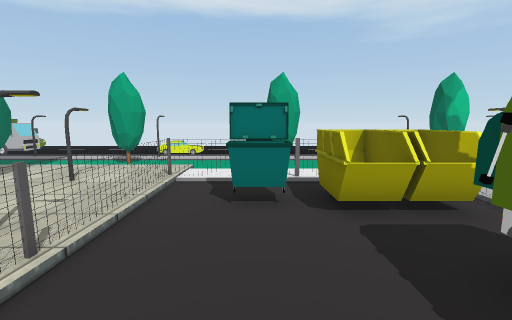
view 1 (above)

18 first-person views from a walk through a 3-D level made in the Unity game engine. The camera is 1.4 m above the floor, tilts 8° down and sees 90° across. The floor is counted in squares, 0.9 m on a side. Each view is taken from the middle of a square. On the plan, view 1 faces up. The plan holds only what a view shows up to about 14 squares ahead; the rest is blank. The place goes on beyond the plan. The player character is not drawn. Some surface patterns are stand-ins.

view 2
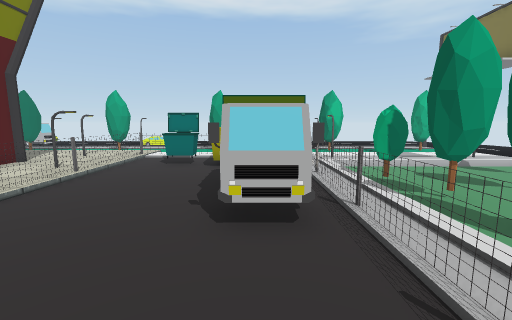

view 3
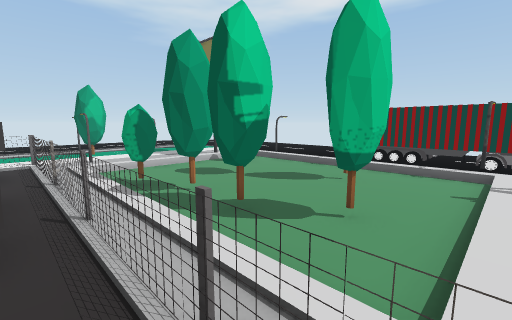

view 4
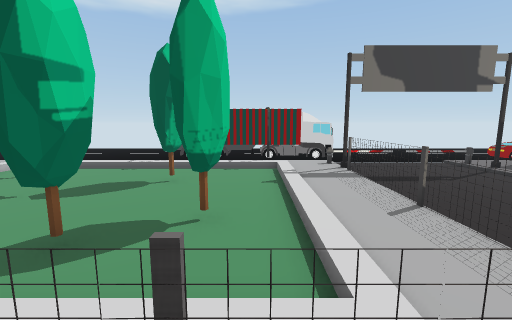

view 5
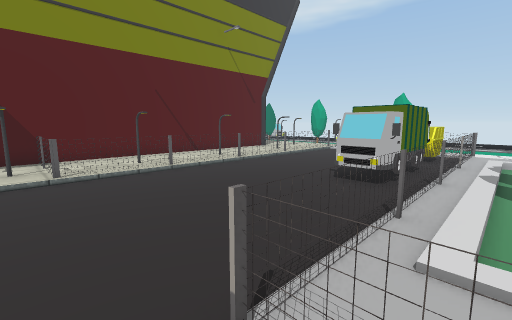

view 6
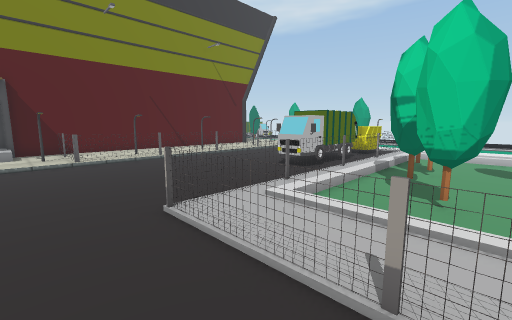

view 7
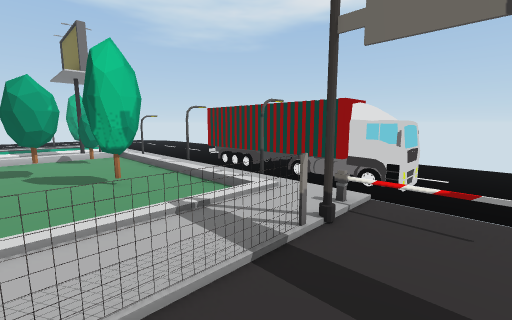

view 8
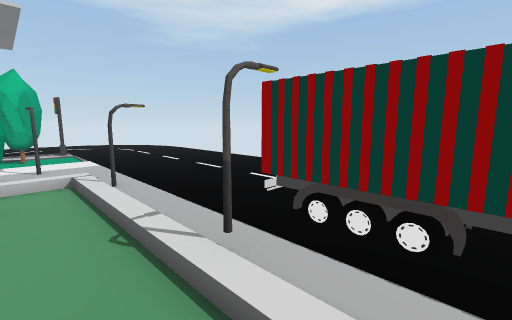

view 9
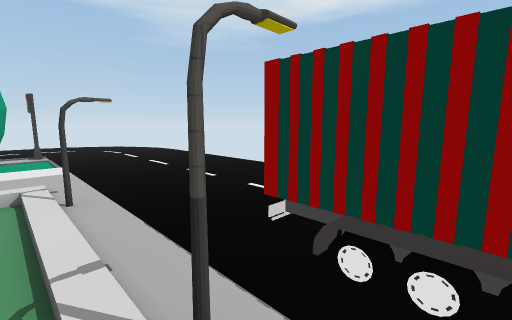

view 10
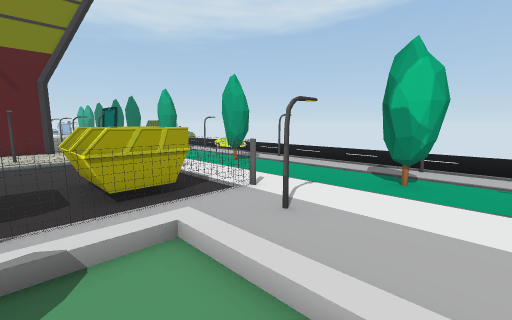

view 11
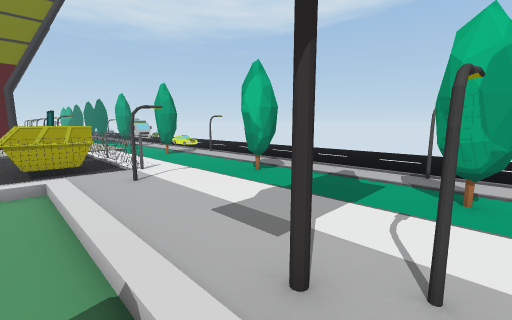

view 12
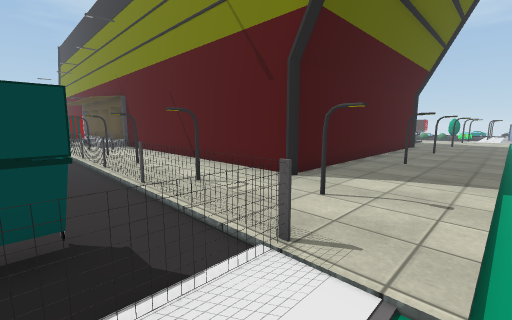

view 13
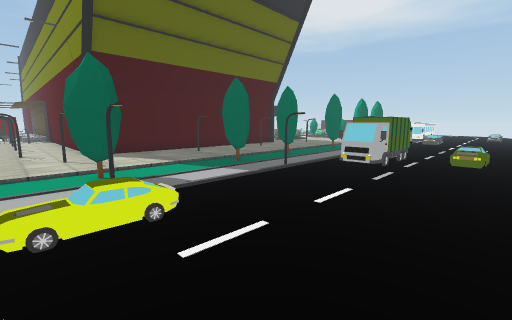

view 14
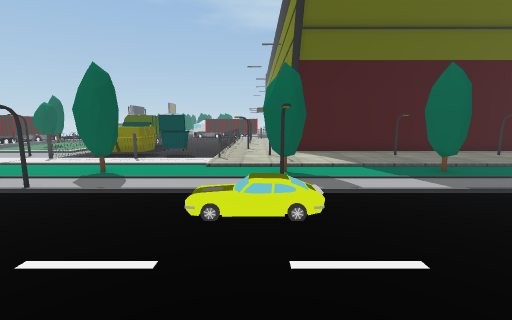

view 15
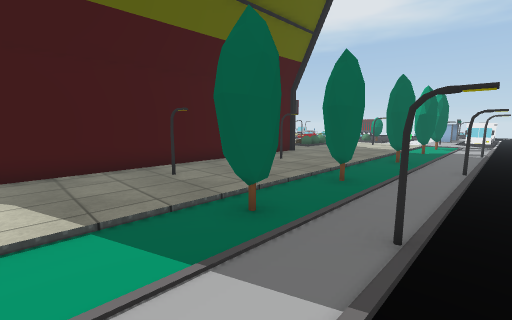

view 16
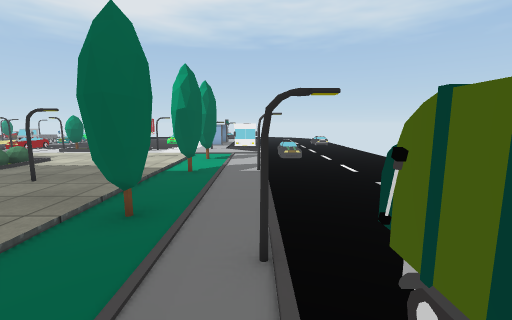

view 17
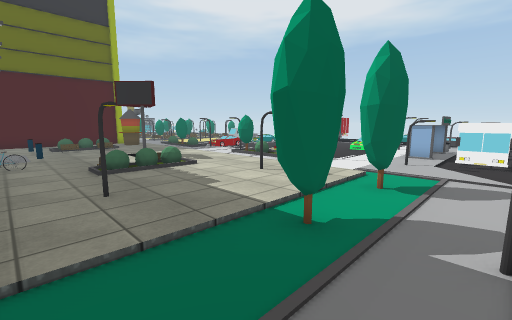

view 18
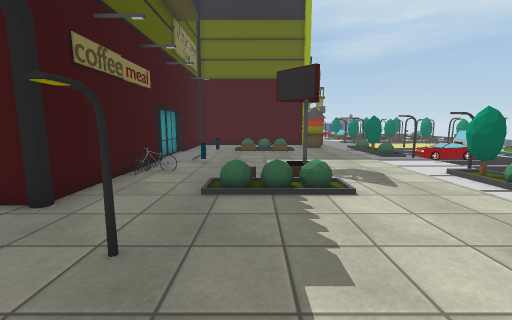

### Floor plan
Key: @ floor where view 1 was taken; # wall or solid block; x gap in a wall; . main floor; : floor 0.25 m higher than the main floor; + floor 0.5 m higher than the main floor; / step, stairs or slope; = window, fence, low wall or low ledge; ^ raised ledge; O other object.
Columns run from 28 left of view 1 to 20 right of it. Each row starts with its distance up from view 1.
 18 ...      ............   ..        ......
 17 .....       OO.......             ......
 16 .....................          ............
 15 ............................  ..............
 14   #.........###^.......OOO...................
 13 .=#........####^..............................
 12 .................#.....#...............#..#....
 11 ................................................
 10 ..##..#...#...##..#....#.....#.....#....##......
  9 ................................................
  8 ..::::::::::::::::::::::::.......................
  7 ..:#::::#::::#::::#::::#::=###====.......#.......
  6   ::::::::::::::::::::::::/...###=.......#.......
  5  .::::::::::::::::::::::::/.#.:^#=::::::::.......
  4 :.::::::::#############:::/...=##=/....../.......
  3 :.::::::::#           #::#/....##=/.....#/#.....
  2 #.::::::::#           #:::/....##=x#...../.....
  1 #.::::::::#           #:::/.... #=/#xx#../.....
  0 ..::#:::::#           #:::/.@.. #=/x...../.##.
 -1 ..::::::=:#           #::#/....##=/#.....//##
 -2  .::::::::#           #:::/......=//...#//.##..
 -3 #.::::::::#           #:::/......#/.#..../.##...
 -4 :.::::::=:#           #::#/......#/......//##...
 -5 #.::::::::#           #:::/......#::::::::.##.
 -6         ::            #:::/......#.........##.
 -7                       ###=/......=######.#.^#....
 -8                       #:://......................
 -9                      ##+::/......................

Positions as (right, up) in squares from view 1, and headings:
1: (0, 0), facing up
2: (3, -5), facing up
3: (4, -5), facing up-right
4: (4, -4), facing right
5: (6, -8), facing up-left
6: (9, -9), facing up-left
7: (9, -9), facing up-right
8: (12, -3), facing up-right
9: (13, -2), facing up-right
10: (9, 3), facing up-left
11: (13, 4), facing up-left
12: (0, 9), facing down-left
13: (-3, 18), facing down-left
14: (-4, 18), facing down
15: (-7, 13), facing down-left
16: (-14, 12), facing left
17: (-19, 12), facing down-left
18: (-22, 9), facing down
